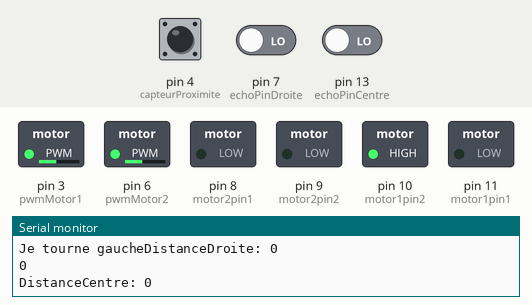
Bench run of a sketch on a simulated Arduino Uno, built with avr-gcc and run on an emulated ATmega328P. Parts: switched loads named in the sketch (green lamp = pin HIGH), the last lines printed to the serial monitor. Inputs (shaded band) come from the test bench; at power-on: pin 4 (capteurProximite) HIGH, pin 7 (echoPinDroite) LOW, pin 13 (echoPinCentre) LOW. Pins used as bus, display or sensor lines are not drawn.

Above: at 1.2 s.
1.3 s: pin 4 (capteurProximite) driven LOW
At 2.3 s:
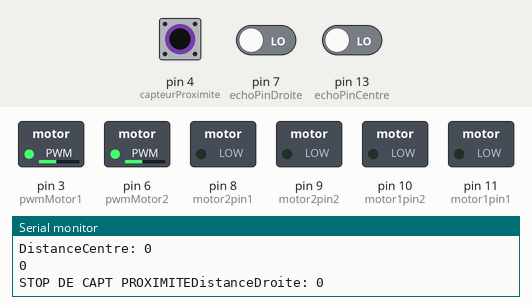
2.8 s: pin 4 (capteurProximite) driven HIGH
At 3.6 s:
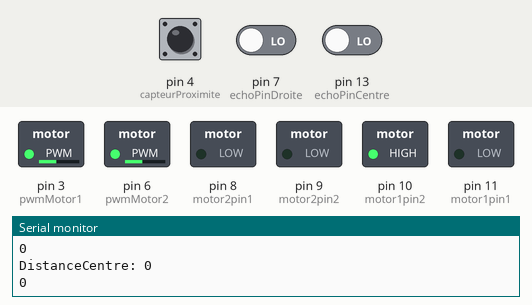
5.8 s: pin 4 (capteurProximite) pulsed LOW 5 times (0.12 s each, 0.3 s apart)
At 6.05 s:
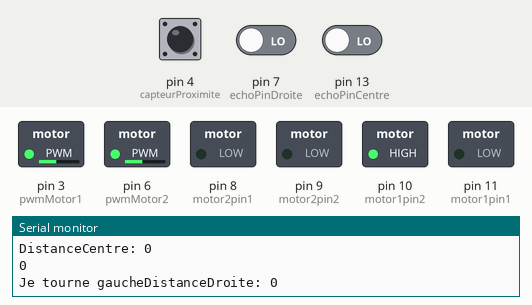
10.3 s: pin 4 (capteurProximite) driven LOW and pin 7 (echoPinDroite) driven HIGH
At 11.2 s:
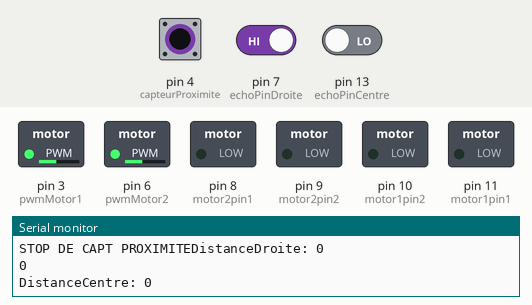
Timing chart, 0 to 13.3 s (numbered marks = the images above; inputs shaded):
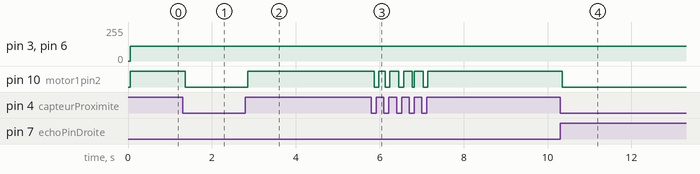

Measured:
- after the input at 1.3 s, pin 10 (motor1pin2): HIGH → LOW after 0.06 s
- after the input at 2.8 s, pin 10 (motor1pin2): LOW → HIGH after 0.05 s
- after the input at 5.8 s, pin 10 (motor1pin2): HIGH → LOW after 0.06 s, → HIGH 0.12 s later, → LOW 0.15 s later, → HIGH 0.12 s later, … (10 changes in this stretch)
- after the input at 10.3 s, pin 10 (motor1pin2): HIGH → LOW after 0.05 s

The sketch:

Test_Debutant_V2.ino
```cpp
#include <Servo.h>

Servo monServo;  // on crée l'objet monServo

// defines pins numbers capteur ultrason
const int trigPinDroite = 5;
const int echoPinDroite = 7;
const int trigPinCentre = 12;
const int echoPinCentre = 13;

// defines variables
long durationEchoDroite;
int distanceDroite;
long durationEchoCentre;
int distanceCentre;

//Moteur
int motor1pin1 = 11;
int motor1pin2 = 10;
int motor2pin1 = 8;
int motor2pin2 = 9;
int pwmMotor1 = 3;
int pwmMotor2 = 6;


//Capteur de proximité
int capteurProximite = 4;
int detectionProximite;

//Fonction capteur infrarouge
long measure(int trigger , int echo);

//Fonctions moteur
void avance(int val);
void tourneDroite();
void tourneGauche();

bool test = true;

void setup() {
  //capt infrarouge
  pinMode(trigPinDroite, OUTPUT); // Sets the trigPin as an Output
  pinMode(echoPinDroite, INPUT); // Sets the echoPin as an Input
  pinMode(trigPinCentre, OUTPUT); // Sets the trigPin as an Output
  pinMode(echoPinCentre, INPUT); // Sets the echoPin as an Input
  Serial.begin(9600); // Starts the serial communication

  //Moteur et PWM
  pinMode(motor1pin1, OUTPUT);
  pinMode(motor1pin2, OUTPUT);
  pinMode(motor2pin1, OUTPUT);
  pinMode(motor2pin2, OUTPUT);
  pinMode(pwmMotor1, OUTPUT);
  pinMode(pwmMotor2, OUTPUT);

  //Capteur proximite
  pinMode(capteurProximite, INPUT);
}
void loop() {
  // Calculating the distance
  distanceDroite = measure(trigPinDroite, echoPinDroite);
  distanceCentre = measure(trigPinCentre, echoPinCentre);
  // Prints the distance on the Serial Monitor
  Serial.print("DistanceDroite: ");
  Serial.println(distanceDroite);
  Serial.println(distanceDroite/100);

  Serial.print("DistanceCentre: ");
  Serial.println(distanceCentre);
  Serial.println(distanceCentre/100);

  // Lecture de la valeur de l'interface OUT du capteur
  detectionProximite = digitalRead(capteurProximite);

  // Si on détecte un bord, on STOP WESH
  if (detectionProximite == 0) {
    Serial.print("STOP DE CAPT PROXIMITE");
    digitalWrite(motor1pin1, LOW);
    digitalWrite(motor1pin2, LOW);
    digitalWrite(motor2pin1, LOW);
    digitalWrite(motor2pin2, LOW);
  }
  else {

    if ( distanceDroite >= 10 ){
      if (test){
        avance(100);
        delay(100);
        test=false;
      }
      tourneDroite(110);
      Serial.print("je tourne droite");
    }
    else if (distanceCentre >= 10) {
      avance(110);
      Serial.print("j'avance");
      test =true;
    }
    else if (distanceCentre < 10 && distanceDroite < 10){
      tourneGauche(110);
      Serial.print("Je tourne gauche");
    }
    else {
      Serial.print("STOP DE CAPT INFRAROUGE");
      digitalWrite(motor1pin1, LOW);
      digitalWrite(motor1pin2, LOW);
      digitalWrite(motor2pin1, LOW);
      digitalWrite(motor2pin2, LOW);
    }
  }
}


//Fonction mesure distance
long measure(int trigger, int echo){
  long duration = 0;
  digitalWrite(trigger, LOW);
  delay(2);
  digitalWrite(trigger, HIGH);
  delay(10);
  digitalWrite(trigger, LOW);
  duration = pulseIn(echo, HIGH, 11662);
  return (duration/2)*0.03432;
}

//Fonction moteur avance
void avance(int val){
  digitalWrite(motor1pin1, LOW);
  digitalWrite(motor1pin2, HIGH);
  digitalWrite(motor2pin1, LOW);
  digitalWrite(motor2pin2, HIGH);
  analogWrite(pwmMotor1,val);
  analogWrite(pwmMotor2,val);
}

void tourneDroite(int val){

  digitalWrite(motor1pin1, LOW);
  digitalWrite(motor1pin2, LOW);
  digitalWrite(motor2pin1, LOW);
  digitalWrite(motor2pin2, HIGH);
  analogWrite(pwmMotor1,val);
  analogWrite(pwmMotor2,val);
}

void tourneGauche(int val){
  digitalWrite(motor1pin1, LOW);
  digitalWrite(motor1pin2, HIGH);
  digitalWrite(motor2pin1, LOW);
  digitalWrite(motor2pin2, LOW);
  analogWrite(pwmMotor1,val);
  analogWrite(pwmMotor2,val);
}
```
